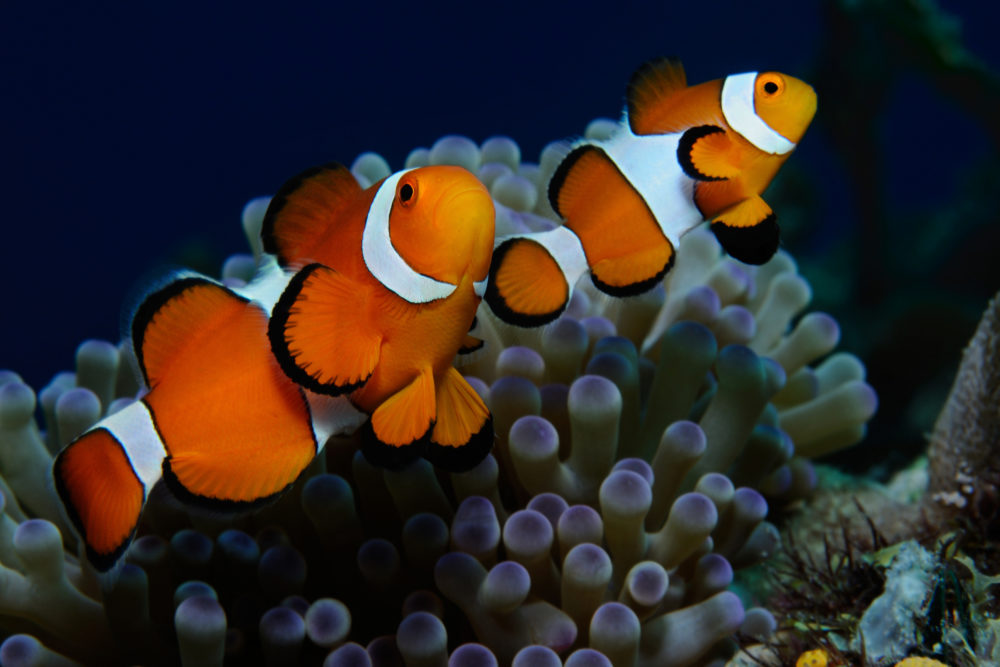
#> input picture data/Regular-Ocellaris-Clownfish-Amphiprion-Ocellaris-1-e1536625989383.jpg, 1000 x 667 px
$ python -i ImageUtils.py   (imports and definitions only)
#> lines starting #> are read from the running program, lines starting #| are printed output that depends on the picture
import numpy as np
import cv2 as cv

import matplotlib.pyplot as plt
from mpl_toolkits.mplot3d import Axes3D
from matplotlib import cm
from matplotlib import colors


# Basics
# [266 lines left out: functions load_image, show, show_rgb, show_lab, show_hsv, show_sobel and 5 more, not called in this run]


def show_hsv_hist(image):
    # Hue
    image = cv.cvtColor(image, cv.COLOR_RGB2HSV)
#> image: shape (667, 1000, 3); mean H, S, V 70.2, 171.3, 69.2
    pixel_colors = image.reshape((np.shape(image)[0] * np.shape(image)[1], 3))
    # print(pixel_colors)
    norm = colors.Normalize(vmin=-1.0, vmax=1.0)
    pixel_colors = norm(pixel_colors).tolist()
#> pixel_colors = 667000 items

    plt.figure(figsize=(12, 4))
    histr = cv.calcHist([image], [0], None, [180], [0, 180])
#> histr = 180 values, max 62389 at index 113, min 0 at index 154, mean 3705.6
    plt.xlim([0, 180])
    colours = [colors.hsv_to_rgb((i / 180, 1, 1)) for i in range(0, 180)]
    plt.bar(
        range(0, 180),
        histr.ravel(),
        color=norm(colours),
        edgecolor=norm(colours),
        width=1,
    )
    plt.title("Hue")
    plt.tight_layout()

    # Saturation
    plt.figure(figsize=(12, 4))
    histr = cv.calcHist([image], [1], None, [256], [0, 256])
#> histr = 256 values, max 102761 at index 255, min 0 at index 1, mean 2605.5
    plt.xlim([0, 256])

    colours = [colors.hsv_to_rgb((0, i / 256, 1)) for i in range(0, 256)]
    plt.bar(
        range(0, 256),
        histr.ravel(),
        color=norm(colours),
        edgecolor=norm(colours),
        width=1,
    )
    plt.title("Saturation")
    plt.tight_layout()

    # Value
    plt.figure(figsize=(12, 4))
    histr = cv.calcHist([image], [2], None, [256], [0, 256])
#> histr = 256 values, max 56046 at index 41, min 23 at index 254, mean 2605.5
    plt.xlim([0, 256])

    colours = [colors.hsv_to_rgb((0, 1, i / 256)) for i in range(0, 256)]
    plt.bar(
        range(0, 256),
        histr.ravel(),
        color=norm(colours),
        edgecolor=norm(colours),
        width=1,
    )
    plt.title("Value")
    plt.tight_layout()
    plt.show()
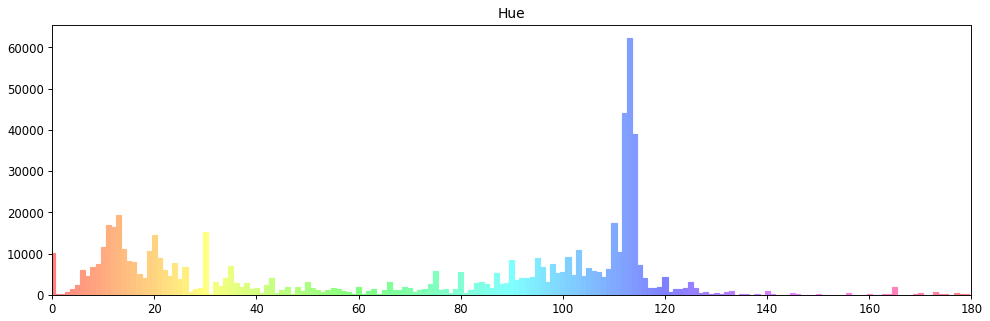
#> figure drawn by matplotlib, 1 panel; tallest bar 62389 high, from x = 112.5 to 113.5
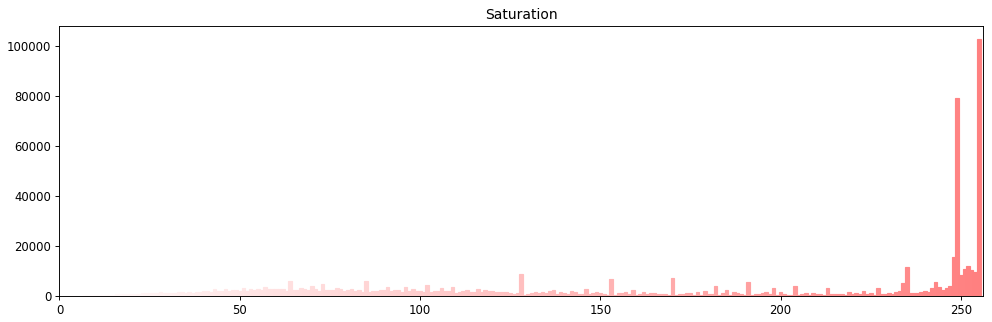
#> figure drawn by matplotlib, 1 panel; tallest bar 102761 high, from x = 254.5 to 255.5
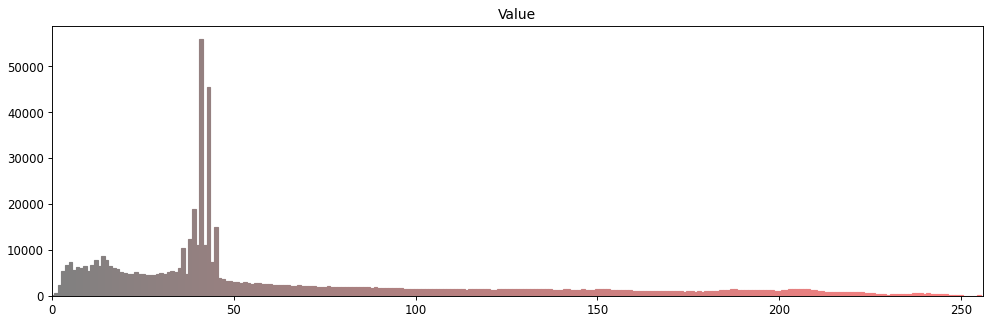
#> figure drawn by matplotlib, 1 panel; tallest bar 56046 high, from x = 40.5 to 41.5


# Threshold
# [23 lines left out: function plot_thresh_comparrison, not called in this run]


def segment_otsu(image):
    image = cv.threshold(image, 0, 255, cv.THRESH_BINARY + cv.THRESH_OTSU)
    return image[1]


# [18 lines left out: functions custom_gray, overlay_mask, not called in this run]

>>> import cv2
>>> picture = cv2.cvtColor(cv2.imread('data/Regular-Ocellaris-Clownfish-Amphiprion-Ocellaris-1-e1536625989383.jpg'), cv2.COLOR_BGR2RGB)
>>> result = show_hsv_hist(picture)
